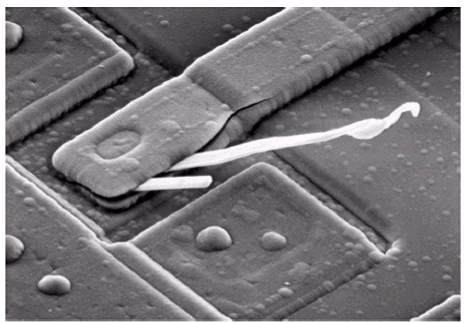
#> input picture DIP Final Practise/problem 4/image/4b.png, 466 x 323 px
$ python 4b.py
#> lines starting #> are read from the running program, lines starting #| are printed output that depends on the picture
#(b)Observe the ringing effect of ideal low pass filter on the image. Use different radius (D0) of ideal low pass filter and display their results
import cv2
import numpy as np
import matplotlib.pyplot as plt

#Ideal_Law_Pass_Filter
def apply_ideal_low_pass_filter(fft_image, cutoff):
    h, w = fft_image.shape
    y, x = np.ogrid[:h, :w]  # Efficient grid creation
    D = np.sqrt((x - w / 2) ** 2 + (y - h / 2) ** 2)

    H = np.zeros_like(fft_image)  # Ideal Low pass formula
    H[D <= cutoff] = 1
    filtered_image = fft_image * H
    result = np.fft.ifft2(np.fft.ifftshift(filtered_image))
    return np.abs(result)

# -------------------------------
# Load Grayscale Image
# -------------------------------
image = cv2.imread("image/4b.png", cv2.IMREAD_GRAYSCALE)
#> image: shape (323, 466); min 0, max 255, mean 117.6
plt.imshow(image, cmap='gray')
plt.title("Original Image")
plt.show()


# -------------------------------
# Add Gaussian Noise
# -------------------------------
mean, std_dev = 7, 13
gaussian_noise = np.random.normal(mean, std_dev, image.shape).astype(np.float32)

noisy_image = image.astype(np.float32) + gaussian_noise
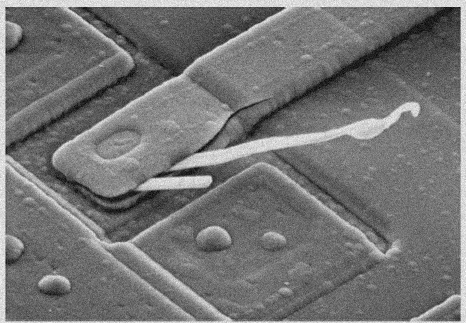
#> noisy_image: shape (323, 466) float32; min -34.18, max 310.4, mean 124.7; drawn with min black and max white
noisy_image = np.clip(noisy_image, 0, 255).astype(np.uint8)
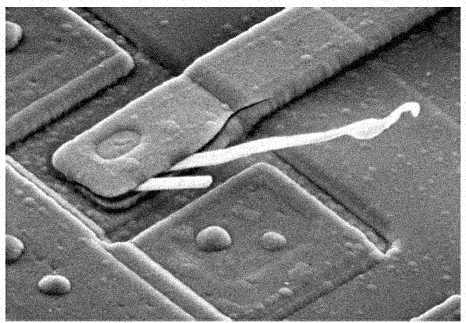
#> noisy_image: shape (323, 466); min 0, max 255, mean 123.7

plt.imshow(noisy_image, cmap='gray')
plt.title("Image with Gaussian Noise")
plt.show()


# -------------------------------
# Apply FFT to Noisy Image
# -------------------------------
fft_image = np.fft.fftshift(np.fft.fft2(noisy_image))

# -------------------------------
# Apply Ideal Low Pass Filters of Various Radius
# -------------------------------
cutoff_values = [5, 10, 20, 30, 40, 50]  # বিভিন্ন cutoff frequency

plt.figure(figsize=(12, 8))

for D0 in cutoff_values:
    ideal_img = apply_ideal_low_pass_filter(fft_image, cutoff=D0)
    plt.imshow(ideal_img, cmap='gray')
    plt.title(f"Ideal Low Pass Filter (Cutoff = {D0})")
    plt.axis('off')
    plt.show()
#> this loop made 6 passes
#> pass 1, `ideal_img = apply_ideal_low_pass_filter(fft_image, cutoff=D0)`:
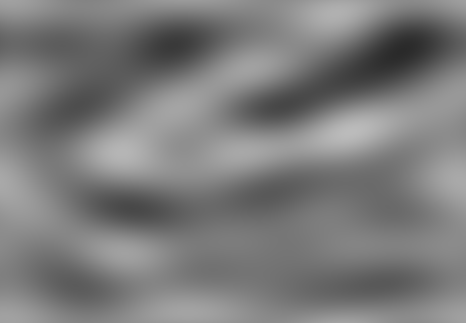
#> ideal_img: shape (323, 466) float64; min 42.54, max 187.8, mean 123.8
#> pass 2, `ideal_img = apply_ideal_low_pass_filter(fft_image, cutoff=D0)`:
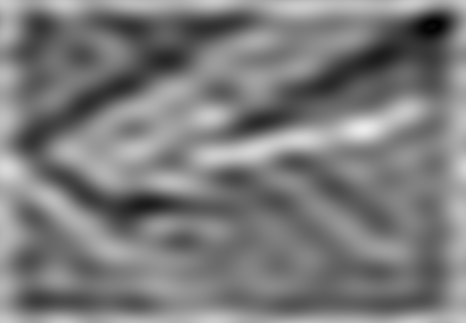
#> ideal_img: shape (323, 466) float64; min 1.2, max 235.2, mean 123.8
#> pass 3, `ideal_img = apply_ideal_low_pass_filter(fft_image, cutoff=D0)`:
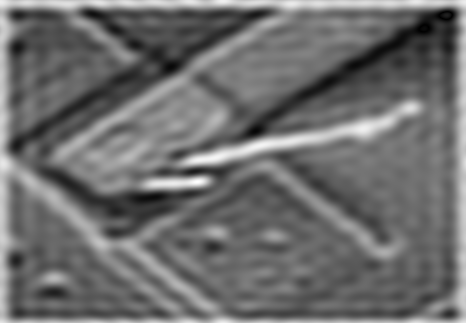
#> ideal_img: shape (323, 466) float64; min 0.0637, max 286, mean 123.8; drawn with min black and max white
